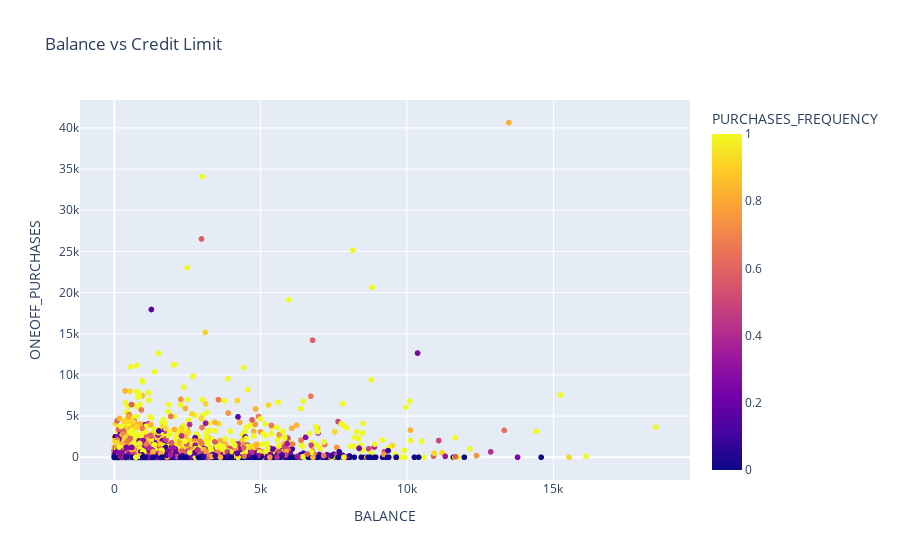

Notebook cell for this chart:
### Markdown cell above
**visualisasi balance terhadap oneoff purchase**

### Code cell
px.scatter(df, x='BALANCE', y="ONEOFF_PURCHASES", color="PURCHASES_FREQUENCY", title='Balance vs Credit Limit')

### Figure 1 — Plotly figure (JSON) as saved in the notebook; plotly's stock layout.template omitted (floating-point values rounded to 4 significant figures; data arrays with more than 128 entries replaced by an {"elided": "..."} marker saying what was removed)
{"data": [{"hovertemplate": "BALANCE=%{x}<br>ONEOFF_PURCHASES=%{y}<br>PURCHASES_FREQUENCY=%{marker.color}<extra></extra>", "legendgroup": "", "marker": {"color": {"elided": "4475 float values"}, "coloraxis": "coloraxis", "symbol": "circle"}, "mode": "markers", "name": "", "showlegend": false, "type": "scattergl", "x": {"elided": "4475 float values"}, "xaxis": "x", "y": {"elided": "4475 float values"}, "yaxis": "y"}], "layout": {"coloraxis": {"colorbar": {"title": {"text": "PURCHASES_FREQUENCY"}}, "colorscale": [[0, "#0d0887"], [0.1111, "#46039f"], [0.2222, "#7201a8"], [0.3333, "#9c179e"], [0.4444, "#bd3786"], [0.5556, "#d8576b"], [0.6667, "#ed7953"], [0.7778, "#fb9f3a"], [0.8889, "#fdca26"], [1, "#f0f921"]]}, "legend": {"tracegroupgap": 0}, "title": {"text": "Balance vs Credit Limit"}, "xaxis": {"anchor": "y", "domain": [0, 1], "title": {"text": "BALANCE"}}, "yaxis": {"anchor": "x", "domain": [0, 1], "title": {"text": "ONEOFF_PURCHASES"}}}}
